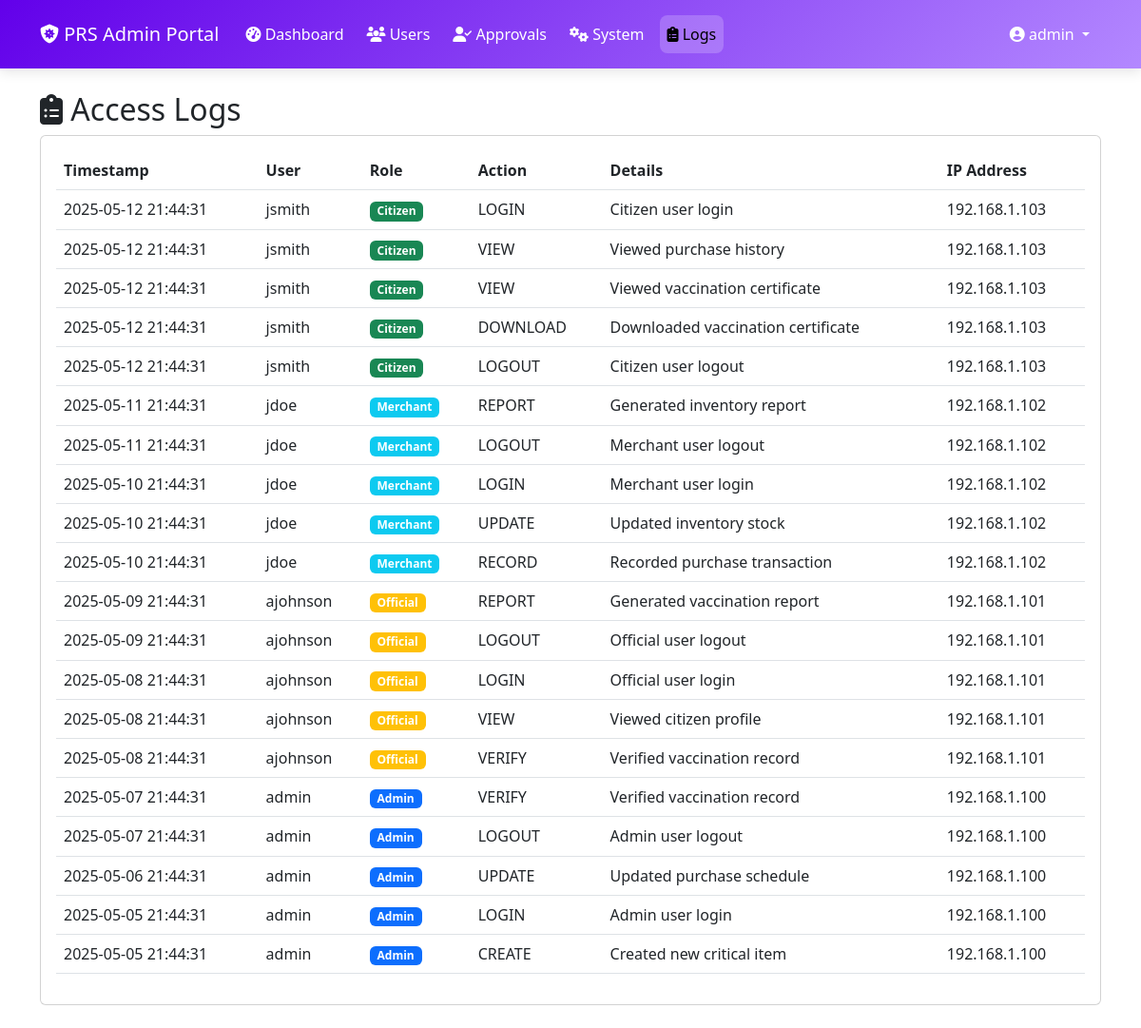
/Admin/admin_logs.php (signed in), run on the app's committed database.
### tables this page shows
CREATE TABLE access_logs (
    log_id INT AUTO_INCREMENT PRIMARY KEY,
    user_id INT NOT NULL,
    ip_address VARCHAR(45) NOT NULL,
    action_type VARCHAR(50) NOT NULL,
    action_details TEXT NULL,
    entity_type VARCHAR(50) NULL,
    entity_id INT NULL,
    timestamp TIMESTAMP DEFAULT CURRENT_TIMESTAMP,
    FOREIGN KEY (user_id) REFERENCES Users(user_id) ON DELETE CASCADE
);

CREATE TABLE Users (
    user_id INT AUTO_INCREMENT PRIMARY KEY,
    prs_id VARCHAR(10) UNIQUE NOT NULL,
    full_name VARCHAR(100) NOT NULL,
    national_id VARCHAR(50) UNIQUE,
    dob DATE,
    role ENUM('Admin', 'Official', 'Merchant', 'Citizen', 'Pending') NOT NULL,
    username VARCHAR(50) UNIQUE NOT NULL,
    password VARCHAR(255) NOT NULL,
    email VARCHAR(100),
    phone VARCHAR(20),
    address TEXT,
    is_visitor TINYINT(1) DEFAULT 0,
    created_at TIMESTAMP DEFAULT CURRENT_TIMESTAMP,
    last_login TIMESTAMP NULL
);

### Admin/admin_logs.php (the view, shortened to what this page needs)
<?php
$host = 'localhost';
$db = 'CovidSystem';
$user = 'root';
$pass = '';
try {
    $pdo = new PDO("mysql:host=$host;dbname=$db;charset=utf8mb4", $user, $pass);
    $pdo->setAttribute(PDO::ATTR_ERRMODE, PDO::ERRMODE_EXCEPTION);
    $stmt = $pdo->query("
        SELECT al.*, u.username, u.role
        FROM access_logs al
        JOIN users u ON al.user_id = u.user_id
        ORDER BY al.timestamp DESC
        LIMIT 100
    ");
    $logs = $stmt->fetchAll(PDO::FETCH_ASSOC);
} catch (PDOException $e) {
    $_SESSION['error_message'] = "Database error: " . $e->getMessage();
}
?>
<!DOCTYPE html>
<html lang="en">
<head>
    <link rel="stylesheet" href="https://cdn.jsdelivr.net/npm/bootstrap@5.3.0/dist/css/bootstrap.min.css">
    <link rel="stylesheet" href="https://cdnjs.cloudflare.com/ajax/libs/font-awesome/6.4.0/css/all.min.css">
    <link rel="stylesheet" href="../css/admin_styles.css">
</head>
<body>
    <nav class="navbar navbar-expand-lg admin-navbar">
        <div class="container">
            <a class="navbar-brand text-white" href="admin_dashboard.php">
                <i class="fas fa-shield-virus"></i> PRS Admin Portal
            </a>
            <div class="collapse navbar-collapse" id="navbarNav">
                <ul class="navbar-nav me-auto">
                    <li class="nav-item">
                        <a class="nav-link" href="admin_dashboard.php">
                            <i class="fas fa-tachometer-alt"></i> Dashboard
                        </a>
                    </li>
                    <li class="nav-item">
                        <a class="nav-link" href="admin_users.php">
                            <i class="fas fa-users"></i> Users
                        </a>
                    </li>
                    <li class="nav-item">
                        <a class="nav-link" href="admin_approvals.php">
                            <i class="fas fa-user-check"></i> Approvals
                        </a>
                    </li>
                    <li class="nav-item">
                        <a class="nav-link" href="admin_system.php">
                            <i class="fas fa-cogs"></i> System
                        </a>
                    </li>
                    <li class="nav-item">
                        <a class="nav-link active" href="admin_logs.php">
                            <i class="fas fa-clipboard-list"></i> Logs
                        </a>
                    </li>
                </ul>
                <ul class="navbar-nav">
                    <li class="nav-item dropdown">
                        <a class="nav-link dropdown-toggle" href="#" id="userDropdown" role="button" data-bs-toggle="dropdown">
                            <i class="fas fa-user-circle"></i> <?php echo htmlspecialchars($_SESSION['username']); ?>
                        </a>
                    </li>
                </ul>
            </div>
        </div>
    </nav>
    <div class="container py-4">
        <h2><i class="fas fa-clipboard-list"></i> Access Logs</h2>
        <div class="card">
            <div class="card-body">
                <div class="table-responsive">
                    <table class="table table-hover">
                        <thead>
                            <tr>
                                <th>Timestamp</th>
                                <th>User</th>
                                <th>Role</th>
                                <th>Action</th>
                                <th>Details</th>
                                <th>IP Address</th>
                            </tr>
                        </thead>
                        <tbody>
                            <?php foreach ($logs as $log): ?>
                                <tr>
                                    <td><?php echo date('Y-m-d H:i:s', strtotime($log['timestamp'])); ?></td>
                                    <td><?php echo htmlspecialchars($log['username']); ?></td>
                                    <td>
                                        <span class="badge bg-<?php
                                            echo match($log['role']) {
                                                'Admin' => 'primary',
                                                'Official' => 'warning',
                                                'Merchant' => 'info',
                                                'Citizen' => 'success',
                                                default => 'secondary'
                                            };
                                        ?>">
                                            <?php echo $log['role']; ?>
                                        </span>
                                    </td>
                                    <td><?php echo htmlspecialchars($log['action_type']); ?></td>
                                    <td><?php echo htmlspecialchars($log['action_details']); ?></td>
                                    <td><?php echo htmlspecialchars($log['ip_address']); ?></td>
                                </tr>
                            <?php endforeach; ?>
                        </tbody>
                    </table>
                </div>
            </div>
        </div>
    </div>
</body>
</html>

### css/admin_styles.css (style rules this page uses)
:root { --admin-primary: #6200ea; --admin-secondary: #b388ff; --admin-accent: #03dac6; --admin-danger: #cf6679; --admin-background: #121212; --admin-surface: #1e1e1e; --admin-on-surface: #ffffff; }
.admin-navbar { background: linear-gradient(135deg, var(--admin-primary), var(--admin-secondary)); padding: 1rem; box-shadow: 0 4px 12px rgba(0,0,0,0.1); z-index: 1050; position: relative; }
.admin-navbar .navbar-nav { z-index: 1051; }
.admin-navbar .nav-link { color: white; padding: 0.5rem 1rem; margin: 0 0.25rem; border-radius: 8px; transition: background-color 0.2s; }
.admin-navbar .nav-link.active { background-color: rgba(255,255,255,0.2); font-weight: 500; }
.navbar-nav:last-child { margin-left: auto; }
.container { position: relative; z-index: 1; }
.container > * { position: relative; z-index: 1; }
.card { position: relative; z-index: 1; }
.py-4 { padding-top: 1.5rem !important; padding-bottom: 1.5rem !important; }

### data on the page
access_logs: timestamp "2025-05-12 21:44:31", user.username "jsmith", user.role "Citizen", action_type "LOGIN", action_details "Citizen user login", ip_address "192.168.1.103"
access_logs: timestamp "2025-05-12 21:44:31", user.username "jsmith", user.role "Citizen", action_type "VIEW", action_details "Viewed purchase history", ip_address "192.168.1.103"
access_logs: timestamp "2025-05-12 21:44:31", user.username "jsmith", user.role "Citizen", action_type "VIEW", action_details "Viewed vaccination certificate", ip_address "192.168.1.103"
access_logs: timestamp "2025-05-12 21:44:31", user.username "jsmith", user.role "Citizen", action_type "DOWNLOAD", action_details "Downloaded vaccination certificate", ip_address "192.168.1.103"
access_logs: timestamp "2025-05-12 21:44:31", user.username "jsmith", user.role "Citizen", action_type "LOGOUT", action_details "Citizen user logout", ip_address "192.168.1.103"
access_logs: timestamp "2025-05-11 21:44:31", user.username "jdoe", user.role "Merchant", action_type "REPORT", action_details "Generated inventory report", ip_address "192.168.1.102"
access_logs: timestamp "2025-05-11 21:44:31", user.username "jdoe", user.role "Merchant", action_type "LOGOUT", action_details "Merchant user logout", ip_address "192.168.1.102"
access_logs: timestamp "2025-05-10 21:44:31", user.username "jdoe", user.role "Merchant", action_type "LOGIN", action_details "Merchant user login", ip_address "192.168.1.102"
access_logs: timestamp "2025-05-10 21:44:31", user.username "jdoe", user.role "Merchant", action_type "UPDATE", action_details "Updated inventory stock", ip_address "192.168.1.102"
access_logs: timestamp "2025-05-10 21:44:31", user.username "jdoe", user.role "Merchant", action_type "RECORD", action_details "Recorded purchase transaction", ip_address "192.168.1.102"
access_logs: timestamp "2025-05-09 21:44:31", user.username "ajohnson", user.role "Official", action_type "REPORT", action_details "Generated vaccination report", ip_address "192.168.1.101"
access_logs: timestamp "2025-05-09 21:44:31", user.username "ajohnson", user.role "Official", action_type "LOGOUT", action_details "Official user logout", ip_address "192.168.1.101"
access_logs: timestamp "2025-05-08 21:44:31", user.username "ajohnson", user.role "Official", action_type "LOGIN", action_details "Official user login", ip_address "192.168.1.101"
access_logs: timestamp "2025-05-08 21:44:31", user.username "ajohnson", user.role "Official", action_type "VIEW", action_details "Viewed citizen profile", ip_address "192.168.1.101"
access_logs: timestamp "2025-05-08 21:44:31", user.username "ajohnson", user.role "Official", action_type "VERIFY", action_details "Verified vaccination record", ip_address "192.168.1.101"
access_logs: timestamp "2025-05-07 21:44:31", user.username "admin", user.role "Admin", action_type "VERIFY", action_details "Verified vaccination record", ip_address "192.168.1.100"
access_logs: timestamp "2025-05-07 21:44:31", user.username "admin", user.role "Admin", action_type "LOGOUT", action_details "Admin user logout", ip_address "192.168.1.100"
access_logs: timestamp "2025-05-06 21:44:31", user.username "admin", user.role "Admin", action_type "UPDATE", action_details "Updated purchase schedule", ip_address "192.168.1.100"
access_logs: timestamp "2025-05-05 21:44:31", user.username "admin", user.role "Admin", action_type "LOGIN", action_details "Admin user login", ip_address "192.168.1.100"
access_logs: timestamp "2025-05-05 21:44:31", user.username "admin", user.role "Admin", action_type "CREATE", action_details "Created new critical item", ip_address "192.168.1.100"

### other printed values
$_SESSION['username'] "admin"
